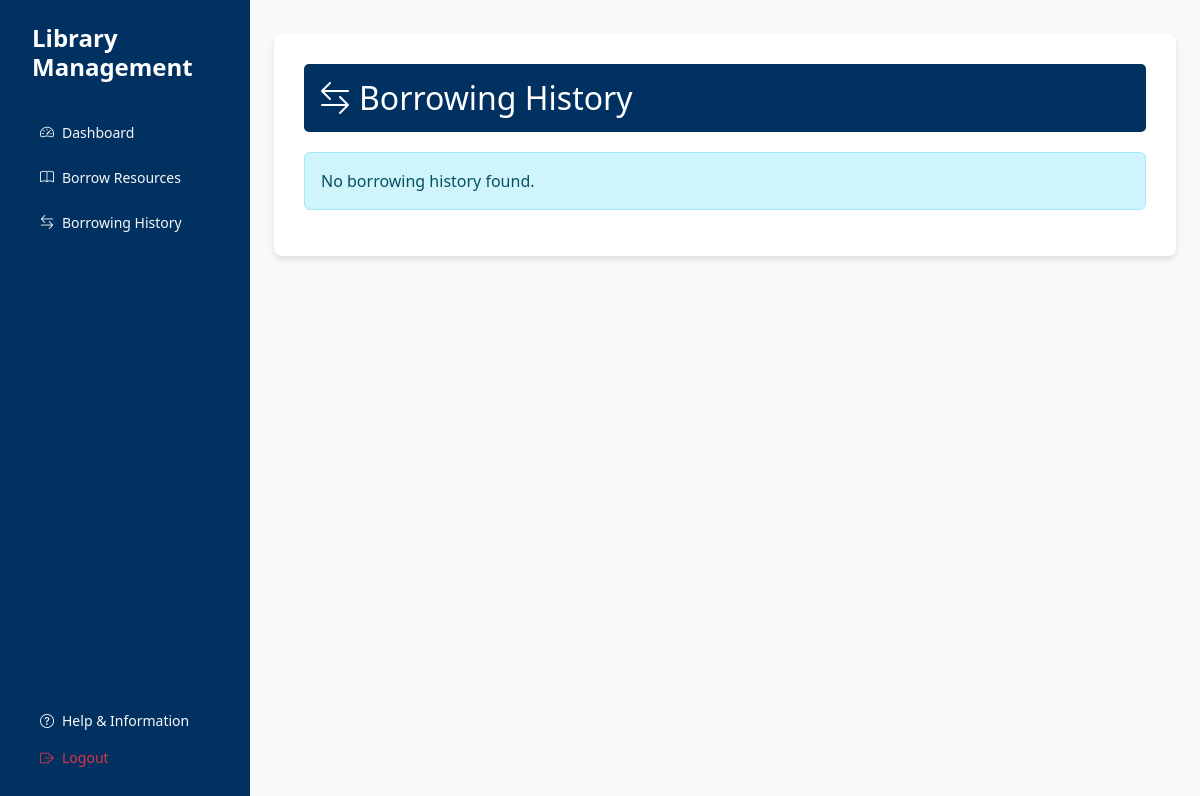
The app's page /interface/borrowing_history.php (signed in), older data.
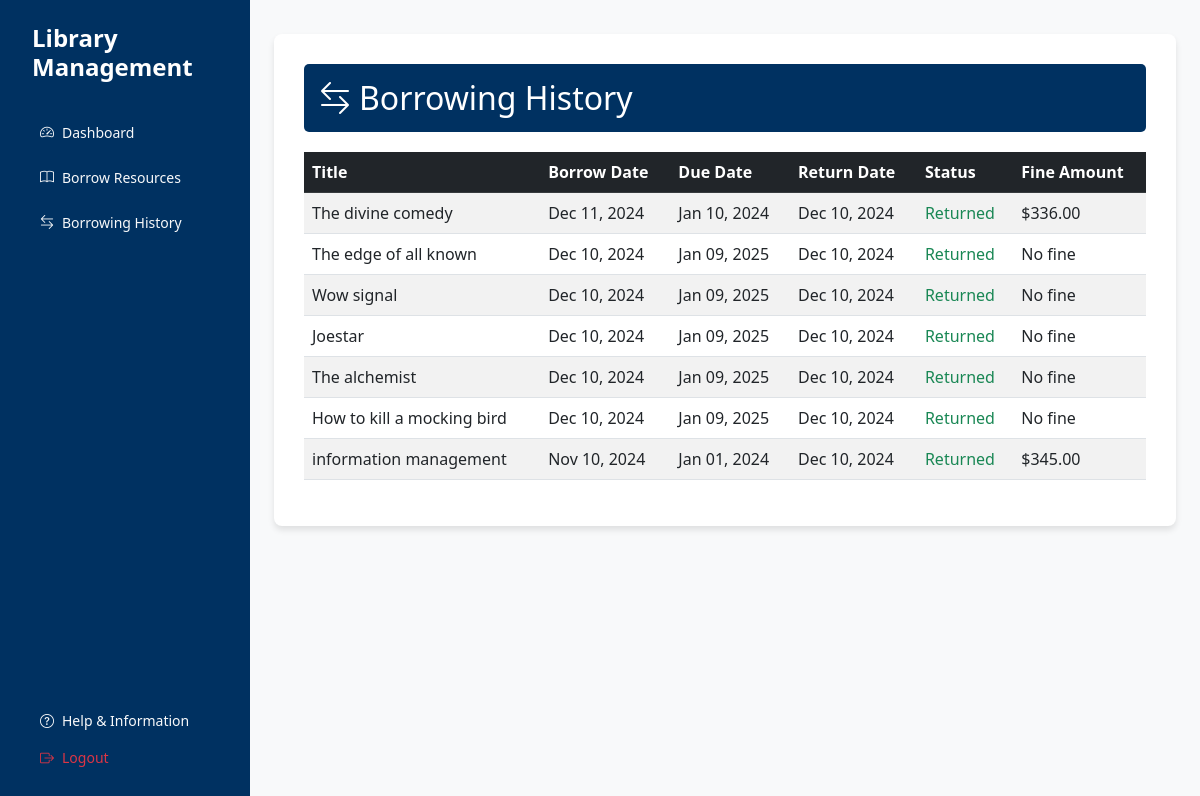
The same page, newer data.
### tables this page shows
CREATE TABLE `borrowings` (
  `borrowing_id` int(11) NOT NULL,
  `user_id` int(11) NOT NULL,
  `resource_id` int(11) NOT NULL,
  `borrow_date` datetime DEFAULT current_timestamp(),
  `due_date` datetime DEFAULT NULL,
  `return_date` datetime DEFAULT NULL,
  `fine_amount` decimal(10,2) DEFAULT 0.00,
  `status` enum('active','returned','overdue') DEFAULT 'active'
);

CREATE TABLE `library_resources` (
  `resource_id` int(11) NOT NULL,
  `title` varchar(255) NOT NULL,
  `accession_number` varchar(20) NOT NULL,
  `category` varchar(50) NOT NULL,
  `status` enum('available','borrowed','maintenance') DEFAULT 'available',
  `created_at` timestamp NOT NULL DEFAULT current_timestamp(),
  `updated_at` timestamp NOT NULL DEFAULT current_timestamp() ON UPDATE current_timestamp(),
  `cover_image` varchar(255) DEFAULT NULL
);

### controller/BorrowingController.php (called while the page is built, shortened)
<?php
require_once '../config/Database.php';
class BorrowingController {
    private $conn;
    public function __construct() {
        $database = new Database();
        $this->conn = $database->getConnection();
    }
    public function getUserBorrowingHistory($user_id) {
        try {
            $query = "SELECT
                        b.borrowing_id,
                        lr.title,
                        b.borrow_date,
                        b.due_date,
                        b.return_date,
                        b.status,
                        b.fine_amount
                      FROM borrowings b
                      JOIN library_resources lr ON b.resource_id = lr.resource_id
                      WHERE b.user_id = :user_id
                      ORDER BY b.borrow_date DESC";
            $stmt = $this->conn->prepare($query);
            $stmt->bindParam(":user_id", $user_id);
            $stmt->execute();
            return $stmt->fetchAll(PDO::FETCH_ASSOC);
        } catch (PDOException $e) {
            error_log("Get borrowing history error: " . $e->getMessage());
            return [];
        }
    }
}

### config/Database.php (called while the page is built, shortened)
<?php
class Database {
    private $host = "localhost";
    private $port = "3307";
    private $db_name = "library_management";
    private $username = "root";
    private $password = "";
    public function getConnection() {
        $this->conn = null;
        try {
            $this->conn = new PDO(
                "mysql:host=" . $this->host . ";port=" . $this->port . ";dbname=" . $this->db_name,
                $this->username,
                $this->password
            );
            $this->conn->setAttribute(PDO::ATTR_ERRMODE, PDO::ERRMODE_EXCEPTION);
        } catch(PDOException $e) {
            echo "Connection Error: " . $e->getMessage();
        }
        return $this->conn;
    }
}

### interface/borrowing_history.php (the view, shortened to what the changed rows need)
<?php
require_once '../controller/BorrowingController.php';
$user_id = $_SESSION['user_id'];
?>
<!DOCTYPE html>
<html lang="en">
<head>
    <link href="https://cdn.jsdelivr.net/npm/bootstrap@5.3.0/dist/css/bootstrap.min.css" rel="stylesheet">
    <link href="https://cdn.jsdelivr.net/npm/bootstrap-icons@1.10.0/font/bootstrap-icons.css" rel="stylesheet">
</head>
<body>
    <div class="d-flex">
        <main class="flex-grow-1 bg-light">
            <div class="container-fluid p-4">
                <div class="row">
                    <div class="col-12">
                        <div class="borrowing-history-container">
                            <div class="page-header">
                                <h2 class="mb-0">
                                    <i class="bi bi-arrow-left-right me-2"></i>Borrowing History
                                </h2>
                            </div>
                            <?php
                            function displayBorrowingHistory($user_id) {
                                $borrowingController = new BorrowingController();
                                $borrowingHistory = $borrowingController->getUserBorrowingHistory($user_id);
                                if (empty($borrowingHistory)) {
                                    echo '<div class="alert alert-info">No borrowing history found.</div>';
                                    return;
                                }
                                echo '<div class="table-responsive">';
                                echo '<table class="table table-striped table-hover">';
                                echo '<thead class="table-dark">
                                        <tr>
                                            <th>Title</th>
                                            <th>Borrow Date</th>
                                            <th>Due Date</th>
                                            <th>Return Date</th>
                                            <th>Status</th>
                                            <th>Fine Amount</th>
                                        </tr>
                                      </thead>';
                                echo '<tbody>';
                                foreach ($borrowingHistory as $record) {
                                    echo '<tr>';
                                    echo '<td>' . htmlspecialchars($record['title']) . '</td>';
                                    echo '<td>' . date('M d, Y', strtotime($record['borrow_date'])) . '</td>';
                                    echo '<td>' . date('M d, Y', strtotime($record['due_date'])) . '</td>';
                                    $returnDate = $record['return_date']
                                        ? date('M d, Y', strtotime($record['return_date']))
                                        : 'Not returned';
                                    echo '<td>' . $returnDate . '</td>';
                                    $statusClass = '';
                                    switch ($record['status']) {
                                        case 'returned':
                                            $statusClass = 'text-success';
                                            break;
                                    }
                                    echo '<td><span class="' . $statusClass . '">' .
                                         htmlspecialchars(ucfirst($record['status'])) . '</span></td>';
                                    $fineAmount = $record['fine_amount'] > 0
                                        ? '$' . number_format($record['fine_amount'], 2)
                                        : 'No fine';
                                    echo '<td>' . $fineAmount . '</td>';
                                    echo '</tr>';
                                }
                                echo '</tbody>';
                                echo '</table>';
                                echo '</div>';
                            }
                            displayBorrowingHistory($user_id);
                            ?>
                        </div>
                    </div>
                </div>
            </div>
        </main>
    </div>
</body>
</html>

Row changes from the older to the newer data that the page shows:
added borrowings: resource.title "The divine comedy", borrow_date "Dec 11, 2024", due_date "Jan 10, 2024", return_date "Dec 10, 2024", status "Returned", fine_amount "$336.00"
added borrowings: resource.title "The edge of all known", borrow_date "Dec 10, 2024", due_date "Jan 09, 2025", return_date "Dec 10, 2024", status "Returned", fine_amount "No fine"
added borrowings: resource.title "Wow signal", borrow_date "Dec 10, 2024", due_date "Jan 09, 2025", return_date "Dec 10, 2024", status "Returned", fine_amount "No fine"
added borrowings: resource.title "Joestar", borrow_date "Dec 10, 2024", due_date "Jan 09, 2025", return_date "Dec 10, 2024", status "Returned", fine_amount "No fine"
added borrowings: resource.title "The alchemist", borrow_date "Dec 10, 2024", due_date "Jan 09, 2025", return_date "Dec 10, 2024", status "Returned", fine_amount "No fine"
added borrowings: resource.title "How to kill a mocking bird", borrow_date "Dec 10, 2024", due_date "Jan 09, 2025", return_date "Dec 10, 2024", status "Returned", fine_amount "No fine"
added borrowings: resource.title "information management", borrow_date "Nov 10, 2024", due_date "Jan 01, 2024", return_date "Dec 10, 2024", status "Returned", fine_amount "$345.00"
Text that changed along with them:
text no longer shown: "No borrowing history found."
text now shown: "Title Borrow Date Due Date Return Date Status Fine Amount"
